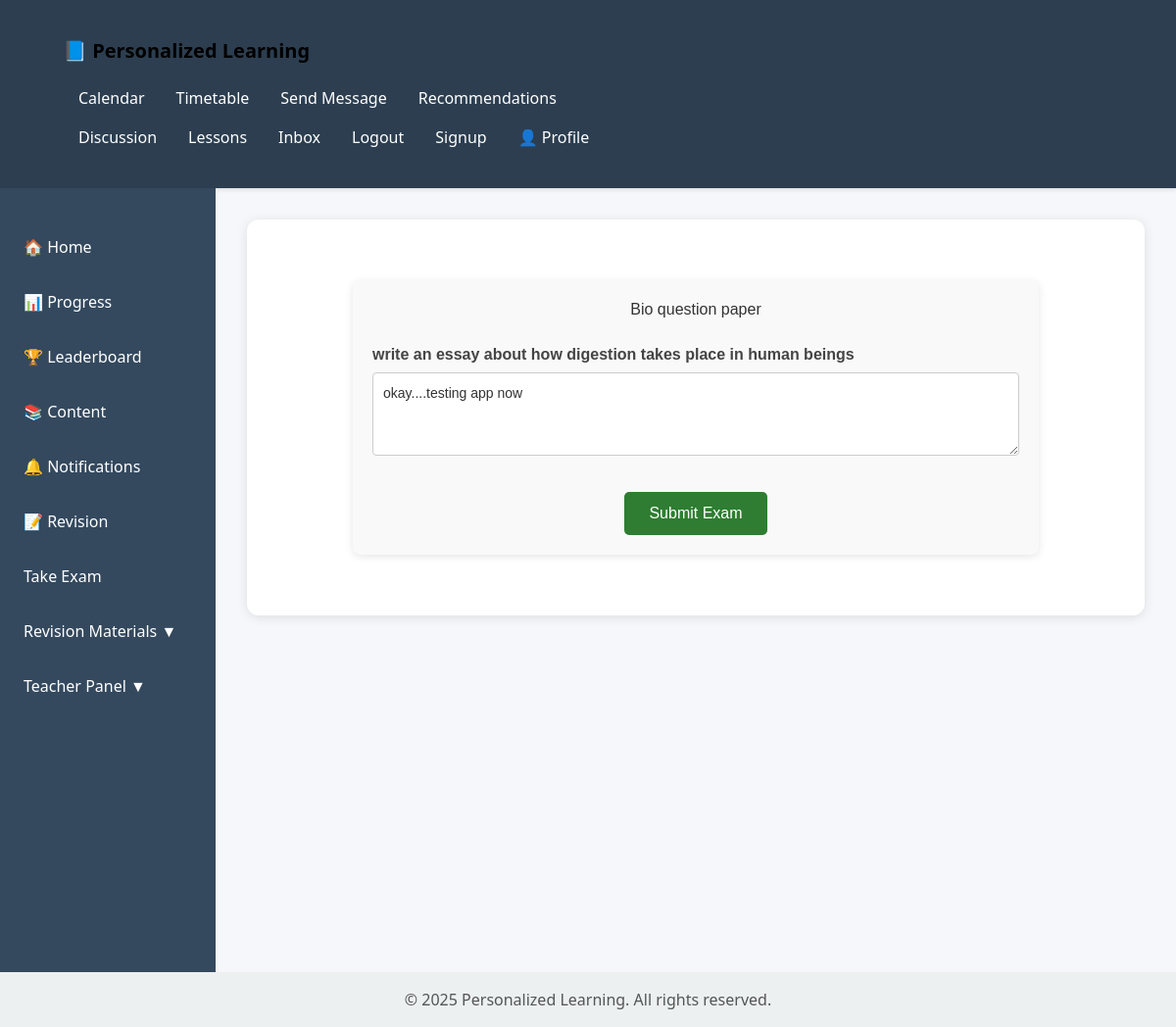
Screenshot of /examination/exams/2/take/ (signed in) with the database file from the repository.
### Examination/models.py (models this page shows, shortened)
class Exam(models.Model):
    title = models.CharField(max_length=255)
    created_by = models.ForeignKey(Teacher, on_delete=models.SET_NULL, null=True)
    created_at = models.DateTimeField(auto_now_add=True)

class Question(models.Model):
    exam = models.ForeignKey(Exam, on_delete=models.CASCADE, related_name='questions')
    text = models.TextField()
    max_marks = models.PositiveIntegerField(default=1)

class StudentAnswer(models.Model):
    student_exam = models.ForeignKey(StudentExam, on_delete=models.CASCADE, related_name='answers')
    question = models.ForeignKey(Question, on_delete=models.CASCADE)
    answer_text = models.TextField()
    marks_awarded = models.PositiveIntegerField(null=True, blank=True)
    checked_by = models.ForeignKey(Profile, on_delete=models.SET_NULL, null=True, blank=True)
    checked_at = models.DateTimeField(null=True, blank=True)

### Examination/views.py (the view, shortened to what this page needs)
# urls.py: path('exams/<int:exam_id>/take/', views.take_exam, name='take_exam'),
@login_required
def take_exam(request, exam_id):
    exam = get_object_or_404(Exam, id=exam_id)
    student_profile = request.user.users_profile  # or request.user.profile depending on your related_name
    student_exam, created = StudentExam.objects.get_or_create(student=student_profile, exam=exam)
    answers = {a.question_id: a for a in student_exam.answers.all()}
    return render(request, 'Examination/take_exam.html', {
        'exam': exam,
        'answers': answers
    })

### content/templatetags/custom_filters.py (called while the page is built)
@register.filter
def get_item(dictionary, key):
    return dictionary.get(key)

### Examination/templates/Examination/take_exam.html (shortened to what this page needs)
{% extends "content/base.html" %}
{% block content %}
{% load custom_filters %}
<div class="exam-container">
  <h2>{{ exam.title }}</h2>
  <form method="post">
    {% for question in exam.questions.all %}
      <div class="question-block">
        <label>{{ question.text }}</label>
        <textarea name="answer_{{ question.id }}" rows="3">{% with answer=answers|get_item:question.id %}{% if answer %}{{ answer.answer_text }}{% endif %}{% endwith %}</textarea>
      </div>
    {% endfor %}
    <button type="submit" class="submit-btn">Submit Exam</button>
  </form>
</div>
{% endblock %}

### content/templates/content/base.html (style rules this page uses)
body { margin: 0; font-family: 'Segoe UI', Tahoma, Geneva, Verdana, sans-serif; background-color: #f5f7fa; color: #333; display: flex; flex-direction: column; min-height: 100vh; }

### Examination/templates/Examination/take_exam.html (style rules this page uses)
.exam-container { max-width: 700px; margin: 30px auto; padding: 20px; background-color: #f9f9f9; border-radius: 8px; box-shadow: 0 2px 8px rgba(0, 0, 0, 0.1); font-family: Arial, sans-serif; }
.exam-container h2 { text-align: center; margin-bottom: 25px; color: #333; }
.question-block { margin-bottom: 20px; }
.question-block label { font-weight: bold; display: block; margin-bottom: 6px; color: #444; }
.question-block textarea { width: 100%; padding: 10px; border: 1px solid #ccc; border-radius: 4px; resize: vertical; font-size: 14px; }
.submit-btn { display: block; margin: 30px auto 0; padding: 10px 25px; background-color: #2e7d32; color: white; border: none; border-radius: 5px; font-size: 16px; cursor: pointer; }

### rows the page displays
Exam: title "Bio question paper"
Question: text "write an essay about how digestion takes place in human beings", id "okay....testing app now"
